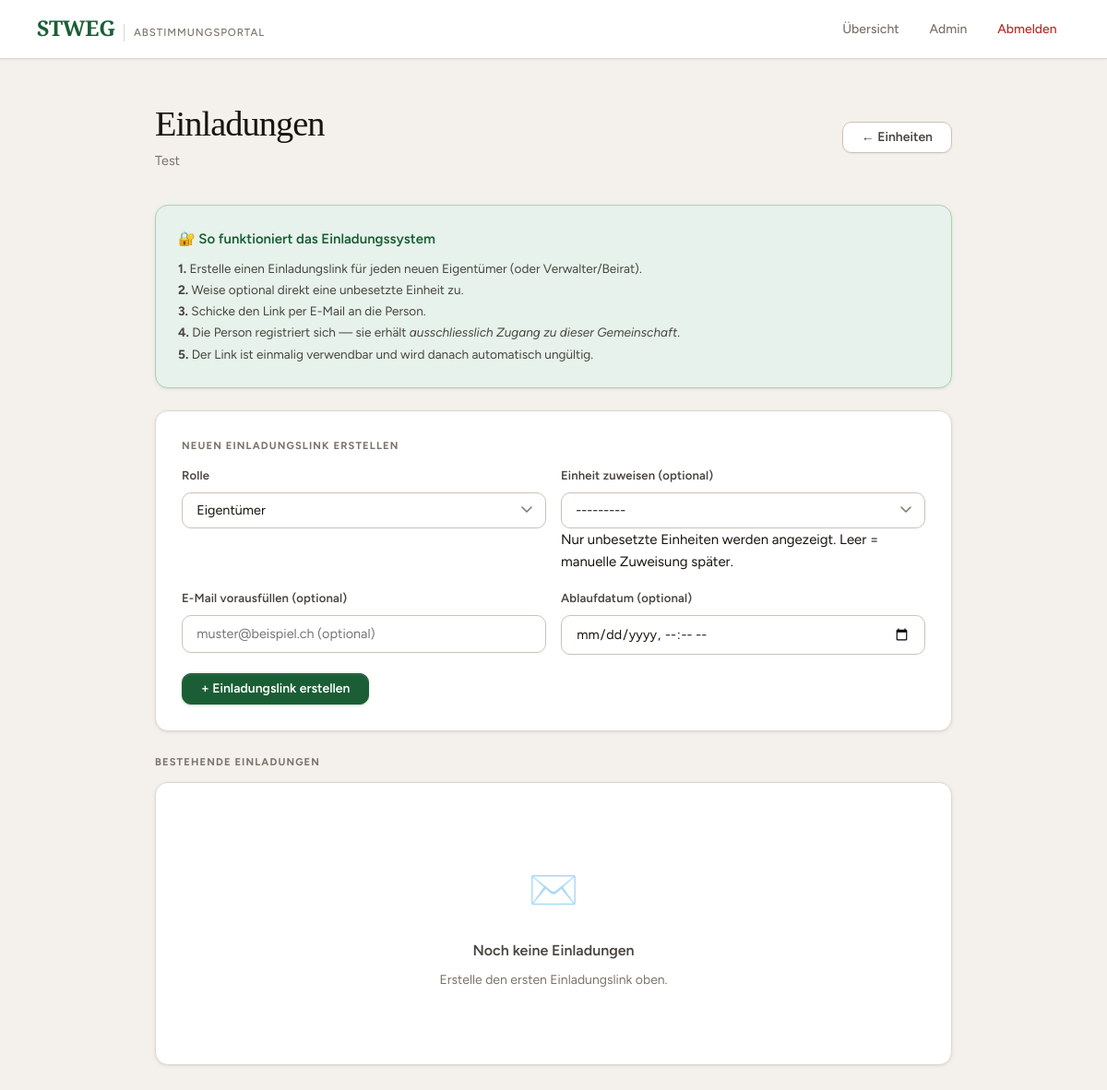
The app's page /community/1/einladungen/ (signed in), older data.
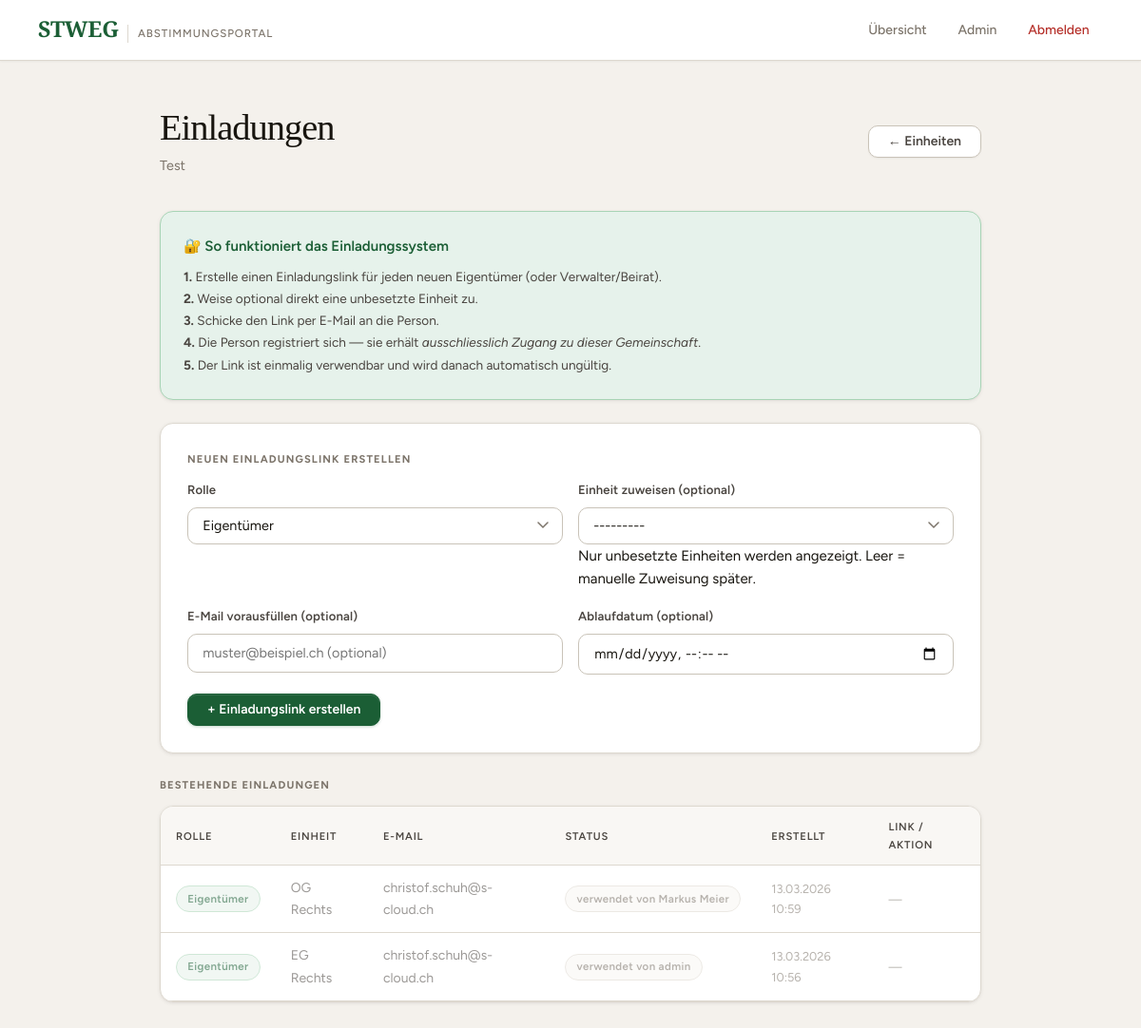
The same page, newer data.
### voting/models.py (models this page shows, shortened)
class Community(models.Model):
    name       = models.CharField(max_length=200)
    address    = models.TextField()
    created_at = models.DateTimeField(auto_now_add=True)
    created_by = models.ForeignKey(
        User, on_delete=models.SET_NULL, null=True, blank=True,
        related_name='created_communities',
    )
    quorum = models.DecimalField(
        max_digits=5, decimal_places=1, default=Decimal('0'),
        verbose_name="Quorum (‰)",
        help_text="Mindest-Beteiligung in Wertquoten ‰ für gültige Abstimmung (0 = kein Quorum)",
    )
    def is_admin(self, user):
        return (
            self.created_by == user
            or user.is_staff
            or self.memberships.filter(
                user=user, role=CommunityMembership.Role.MANAGER
            ).exists()
        )
    class Meta:
        verbose_name        = "Gemeinschaft"
        verbose_name_plural = "Gemeinschaften"

class InviteToken(models.Model):
    class Role(models.TextChoices):
        OWNER   = 'owner',   'Eigentümer'
        MANAGER = 'manager', 'Verwalter'
        BOARD   = 'board',   'Beirat'
    community = models.ForeignKey(
        Community, on_delete=models.CASCADE, related_name='invite_tokens',
    )
    token = models.UUIDField(default=uuid.uuid4, unique=True, editable=False)
    email = models.EmailField(
        blank=True,
        help_text="Optional: E-Mail-Adresse vorausfüllen",
    )
    unit = models.ForeignKey(
        Unit, on_delete=models.SET_NULL, null=True, blank=True,
        related_name='invite_tokens',
        help_text="Optional: Einheit automatisch zuweisen (nur bei Rolle Eigentümer)",
    )
    role = models.CharField(max_length=10, choices=Role.choices, default=Role.OWNER)
    created_by = models.ForeignKey(
        User, on_delete=models.SET_NULL, null=True,
        related_name='created_invites',
    )
    created_at = models.DateTimeField(auto_now_add=True)
    expires_at = models.DateTimeField(
        null=True, blank=True,
        help_text="Leer = kein Ablaufdatum",
    )
    used_at = models.DateTimeField(null=True, blank=True)
    used_by = models.ForeignKey(
        User, on_delete=models.SET_NULL, null=True, blank=True,
        related_name='used_invites',
    )
    is_active = models.BooleanField(default=True, help_text="Deaktivieren = Link sofort ungültig")
    class Meta:
        verbose_name        = "Einladung"
        verbose_name_plural = "Einladungen"
        ordering            = ['-created_at']
    @property
    def is_valid(self):
        if not self.is_active:
            return False
        if self.used_at is not None:
            return False
        if self.expires_at and self.expires_at < timezone.now():
            return False
        return True
    @property
    def status_display(self):
        if self.used_at:
            return 'verwendet'
        if not self.is_active:
            return 'widerrufen'
        if self.expires_at and self.expires_at < timezone.now():
            return 'abgelaufen'
        return 'aktiv'

class Unit(models.Model):
    community   = models.ForeignKey(Community, on_delete=models.CASCADE, related_name='units')
    owner       = models.ForeignKey(
        User, on_delete=models.SET_NULL, null=True, blank=True,
        related_name='units',
    )
    unit_number = models.CharField(max_length=20, verbose_name="Einheitsnummer")
    description = models.CharField(max_length=200, blank=True)
    quota       = models.DecimalField(max_digits=6, decimal_places=1, verbose_name="Wertquote (‰)")
    class Meta:
        verbose_name        = "Einheit"
        verbose_name_plural = "Einheiten"
        ordering            = ['unit_number']

### voting/views.py (the view)
@login_required
def invite_manage(request, community_id):
    community = get_object_or_404(Community, id=community_id)
    if not community.is_admin(request.user):
        messages.error(request, "Keine Berechtigung.")
        return redirect('voting:dashboard')
    tokens = community.invite_tokens.select_related('created_by', 'used_by', 'unit').order_by('-created_at')
    if request.method == 'POST':
        form = InviteTokenForm(request.POST, community=community)
        if form.is_valid():
            token            = form.save(commit=False)
            token.community  = community
            token.created_by = request.user
            token.save()
            messages.success(request, "Einladungslink erstellt.")
            return redirect('voting:invite_manage', community_id=community_id)
    else:
        form = InviteTokenForm(community=community)
    return render(request, 'voting/invite_manage.html', {
        'community': community,
        'tokens':    tokens,
        'form':      form,
    })

### voting/templates/voting/invite_manage.html (shortened to what this page needs)
{% extends "voting/base.html" %}
{% block content %}
<div class="page-header flex-between">
    <div>
        <h1>Einladungen</h1>
        <p>{{ community.name }}</p>
    </div>
    <a href="{% url 'voting:unit_manage' community.id %}" class="btn btn-outline">← Einheiten</a>
</div>
<div class="card" style="padding:1.5rem;background:var(--accent-light);border-color:var(--accent-border);margin-bottom:1.5rem;">
    <div style="font-weight:600;color:var(--accent);margin-bottom:0.5rem;">🔐 So funktioniert das Einladungssystem</div>
    <div style="font-size:0.85rem;color:var(--text-secondary);line-height:1.7;">
        <strong>1.</strong> Erstelle einen Einladungslink für jeden neuen Eigentümer (oder Verwalter/Beirat).<br>
        <strong>2.</strong> Weise optional direkt eine unbesetzte Einheit zu.<br>
        <strong>3.</strong> Schicke den Link per E-Mail an die Person.<br>
        <strong>4.</strong> Die Person registriert sich — sie erhält <em>ausschliesslich Zugang zu dieser Gemeinschaft</em>.<br>
        <strong>5.</strong> Der Link ist einmalig verwendbar und wird danach automatisch ungültig.
    </div>
</div>
<div class="card" style="padding:1.75rem;margin-bottom:1.5rem;">
    <div class="section-label">Neuen Einladungslink erstellen</div>
    <form method="post">
        <div style="display:grid;grid-template-columns:1fr 1fr;gap:1rem;margin-bottom:1rem;">
            <div class="form-group" style="margin:0;">
                <label>{{ form.role.label }}</label>
                {{ form.role }}
            </div>
            <div class="form-group" style="margin:0;">
                <label>{{ form.unit.label }}</label>
                {{ form.unit }}
                {% if form.unit.help_text %}
                <div class="help-text">{{ form.unit.help_text }}</div>
                {% endif %}
            </div>
        </div>
        <div style="display:grid;grid-template-columns:1fr 1fr;gap:1rem;margin-bottom:1.25rem;">
            <div class="form-group" style="margin:0;">
                <label>{{ form.email.label }}</label>
                {{ form.email }}
            </div>
            <div class="form-group" style="margin:0;">
                <label>{{ form.expires_at.label }}</label>
                {{ form.expires_at }}
            </div>
        </div>
        <button type="submit" class="btn btn-primary">+ Einladungslink erstellen</button>
    </form>
</div>
<div class="section-label">Bestehende Einladungen</div>
{% if tokens %}
<div class="card" style="padding:0;overflow:hidden;">
    <table style="width:100%;border-collapse:collapse;font-size:0.875rem;">
        <thead>
            <tr style="background:var(--bg-subtle);border-bottom:1px solid var(--border);">
                <th style="padding:0.75rem 1rem;text-align:left;font-weight:600;color:var(--text-secondary);">Rolle</th>
                <th style="padding:0.75rem 1rem;text-align:left;font-weight:600;color:var(--text-secondary);">Einheit</th>
                <th style="padding:0.75rem 1rem;text-align:left;font-weight:600;color:var(--text-secondary);">E-Mail</th>
                <th style="padding:0.75rem 1rem;text-align:left;font-weight:600;color:var(--text-secondary);">Status</th>
                <th style="padding:0.75rem 1rem;text-align:left;font-weight:600;color:var(--text-secondary);">Erstellt</th>
                <th style="padding:0.75rem 1rem;text-align:left;font-weight:600;color:var(--text-secondary);">Link / Aktion</th>
            </tr>
        </thead>
        <tbody>
        {% for tok in tokens %}
            <tr style="border-bottom:1px solid var(--border);{% if not tok.is_valid %}opacity:0.55;{% endif %}">
                <td style="padding:0.75rem 1rem;">
                    {% if tok.role == 'owner' %}
                        <span class="badge badge-open">Eigentümer</span>
                    {% elif tok.role == 'manager' %}
                        <span class="badge" style="background:var(--blue-light);color:var(--blue);border-color:var(--blue);">Verwalter</span>
                    {% else %}
                        <span class="badge badge-pending">Beirat</span>
                    {% endif %}
                </td>
                <td style="padding:0.75rem 1rem;color:var(--text-secondary);">
                    {{ tok.unit.unit_number|default:"—" }}
                </td>
                <td style="padding:0.75rem 1rem;color:var(--text-secondary);">
                    {{ tok.email|default:"—" }}
                </td>
                <td style="padding:0.75rem 1rem;">
                    {% if tok.status_display == 'aktiv' %}
                        <span class="badge badge-open">✓ aktiv</span>
                    {% elif tok.status_display == 'verwendet' %}
                        <span class="badge badge-done">verwendet von {{ tok.used_by.get_full_name|default:tok.used_by.username }}</span>
                    {% elif tok.status_display == 'widerrufen' %}
                        <span class="badge" style="background:#f5f5f5;color:#888;border-color:#ccc;">widerrufen</span>
                    {% else %}
                        <span class="badge badge-pending">abgelaufen</span>
                    {% endif %}
                </td>
                <td style="padding:0.75rem 1rem;color:var(--text-muted);font-size:0.8rem;">
                    {{ tok.created_at|date:"d.m.Y H:i" }}
                </td>
                <td style="padding:0.75rem 1rem;">
                    {% if tok.is_valid %}
                        {% url 'voting:invite_register' tok.token as invite_path %}
                        <div style="display:flex;gap:0.5rem;align-items:center;flex-wrap:wrap;">
                            <input
                                type="text"
                                value="{{ request.scheme }}://{{ request.get_host }}{{ invite_path }}"
                                id="link-{{ tok.pk }}"
                                readonly
                                style="font-size:0.75rem;padding:0.3rem 0.5rem;border:1px solid var(--border);border-radius:var(--r-sm);background:var(--bg-subtle);color:var(--text-secondary);width:18rem;max-width:100%;"
                            >
                            <button
                                type="button"
                                onclick="navigator.clipboard.writeText(document.getElementById('link-{{ tok.pk }}').value).then(()=>{this.textContent='✓ Kopiert';setTimeout(()=>this.textContent='Kopieren',2000)})"
                                class="btn btn-outline btn-sm"
                                style="font-size:0.78rem;padding:0.3rem 0.65rem;"
                            >Kopieren</button>
                            <form method="post" action="{% url 'voting:invite_revoke' community.id tok.pk %}" style="display:inline;">
                                {% csrf_token %}
                                <button type="submit" class="btn btn-danger btn-sm" style="font-size:0.78rem;padding:0.3rem 0.65rem;"
                                    onclick="return confirm('Einladungslink widerrufen?')">
                                    Widerrufen
                                </button>
                            </form>
                        </div>
                    {% else %}
                        <span style="font-size:0.8rem;color:var(--text-muted);">—</span>
                    {% endif %}
                </td>
            </tr>
        {% endfor %}
        </tbody>
    </table>
</div>
{% else %}
<div class="card">
    <div class="empty-state">
        <span class="empty-state-icon">✉️</span>
        <div class="empty-state-title">Noch keine Einladungen</div>
        <div class="empty-state-sub">Erstelle den ersten Einladungslink oben.</div>
    </div>
</div>
{% endif %}
{% endblock %}

### voting/templates/voting/base.html (shortened to what this page needs)
<!DOCTYPE html>
<html lang="de">
<head>
</head>
<body>
    <nav>
        <a class="nav-brand" href="{% url 'voting:dashboard' %}">
            <span class="nav-brand-logo">STWEG</span>
            <span class="nav-brand-label">Abstimmungsportal</span>
        </a>
        <div class="nav-links">
            {% if user.is_authenticated %}
                <a href="{% url 'voting:dashboard' %}">Übersicht</a>
                {% if user.is_staff %}
                    <a href="{% url 'admin:index' %}">Admin</a>
                {% endif %}
                <form method="post" action="{% url 'logout' %}" class="nav-logout-form">
                    <button type="submit" class="nav-logout-btn">Abmelden</button>
                </form>
            {% else %}
                <a href="{% url 'login' %}">Anmelden</a>
            {% endif %}
        </div>
    </nav>
    <main>
        {% block content %}{% endblock %}
    </main>
</body>
</html>

Row changes from the older to the newer data that the page shows:
added InviteToken: role "Eigentümer", unit.unit_number "OG Rechts", email "christof.schuh@s-cloud.ch", used_by.get_full_name "Markus Meier", created_at "13.03.2026 10:59"
added InviteToken: role "Eigentümer", unit.unit_number "EG Rechts", email "christof.schuh@s-cloud.ch", used_by.get_full_name "admin", created_at "13.03.2026 10:56"
Text that changed along with them:
text no longer shown: "✉️ Noch keine Einladungen Erstelle den ersten Einladungslink oben."
text now shown: "ROLLE EINHEIT E-MAIL STATUS ERSTELLT LINK / AKTION"
